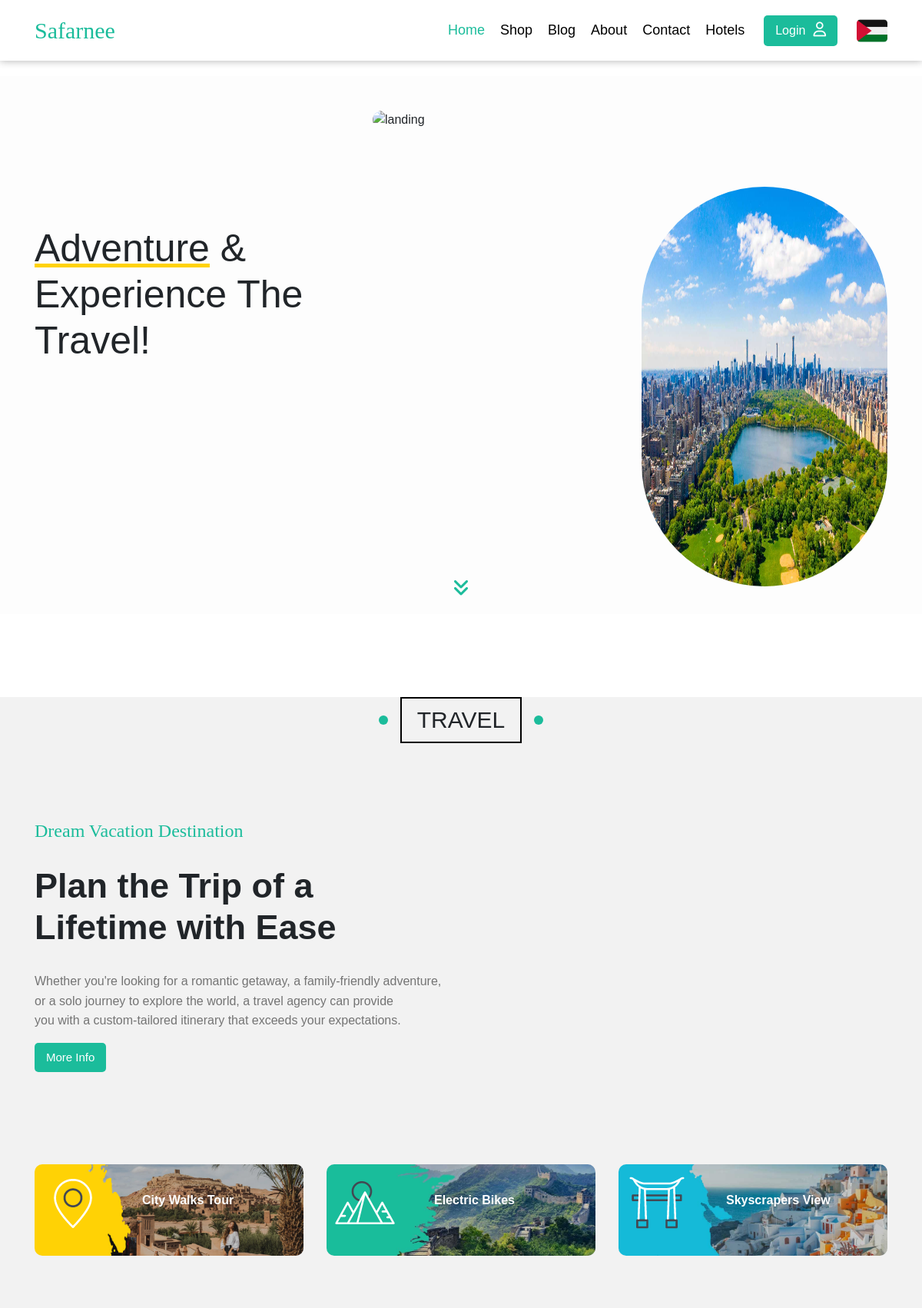
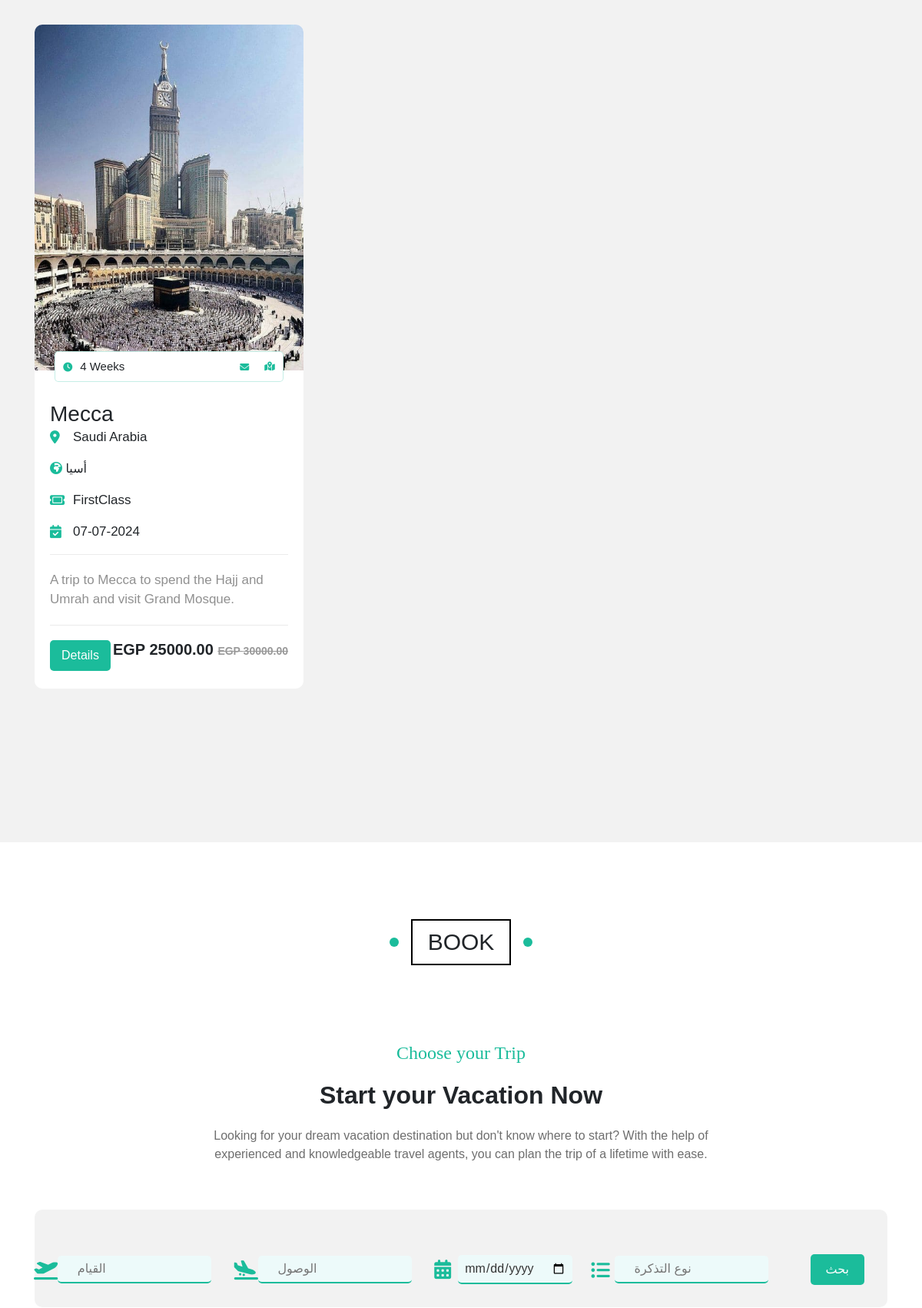
The page / (upper part) on the database its author committed (2 pictures, top to bottom).
### home/models.py (models this page shows, shortened)
class Place(models.Model):
    city = models.CharField(max_length=30)
    continent = models.CharField(max_length=30,choices=continent)
    country = models.CharField(max_length=30)
    image = models.ImageField(upload_to=image_upload)
    description = models.TextField()
    price = models.DecimalField(max_digits=8, decimal_places=2)
    discount=models.DecimalField(max_digits=8, decimal_places=2)
    period=models.CharField(max_length=30,choices=period)
    duration=models.IntegerField(null=True,blank=True)
    source=models.CharField( max_length=50,choices=source)
    date=models.DateField(auto_now=False, auto_now_add=False)
    flight_class=models.CharField(max_length=50,choices=flight_class)
    slug=models.SlugField(blank=True,null=True)

### home/views.py (the view)
# urls.py: path('',views.home,name='home'),
def home(request):
    continent = request.GET.get('continent')
    places = Place.objects.all()
    hotels = Hotel.objects.all()
    countries = Place.objects.values('country').distinct()
    continents = Continent.objects.all()
    if continent:
        places = places.filter(continent=continent)
        return render(request, 'shop.html', {'places': places})
    else:
        return render(request, 'home/index.html', {'places': places, 'countries': countries, 'continents': continents,'hotels':hotels})

### home/templates/home/index.html (shortened to what this page needs)
{% extends 'base.html' %}
{% load bootstrap4 %}
{% load static %}
  {% block content %}
    <div class="landing">
      <div class="img_bg">
        <div class="container">
          <div class="text">
            <h1><span>Adventure</span> & Experience The Travel!</h1>
          </div>
          <div class="image img-up">
            <img src="{% static 'images/land-1.jpeg' %}" alt="landing" />
          </div>
          <div class="image img-down">
            <img src="{% static 'images/land-3.jpeg' %}" alt="landing" />
          </div>
          <a href="#travel" class="go-down" title="go-down">
            <i class="fa-solid fa-angles-down fa-xl"></i>
          </a>
        </div>
      </div>
    </div>
    <div class="travel" id="travel">
      <h2 class="main-title">travel</h2>
      <div class="container">
        <div class="textures">
          <div class="text">
            <h4>Dream Vacation Destination</h4>
            <h1>Plan the Trip of a Lifetime with Ease</h1>
            <p>
              Whether you're looking for a romantic getaway, a family-friendly
              adventure, or a solo journey to explore the world, a travel agency
              can provide you with a custom-tailored itinerary that exceeds your
              expectations.
            </p>
            <a href="{% url "about" %}" class="btn">More Info</a>
          </div>
        </div>
        <div class="box">
          <div class="banner">
            <img src="{% static './images/c-icon-visual-01.gif' %}" class="gif" alt="" />
            <p>City Walks Tour</p>
            <img src="{% static './images/d-banner-01.jpeg' %}" alt="banner-1" />
          </div>
          <div class="banner">
            <img src="{% static './images/c-icon-visual-02.gif' %}" class="gif" alt="" />
            <p>Electric Bikes</p>
            <img src="{% static './images/d-banner-02.jpeg' %}" alt="banner-2" />
          </div>
          <div class="banner">
            <img src="{% static './images/c-icon-visual-03.gif' %}" class="gif" alt="" />
            <p>Skyscrapers View</p>
            <img src="{% static './images/d-banner-03.jpeg' %}" alt="banner-3" />
          </div>
        </div>
        <div class="box">
          {% for place in places %}
          {% if place.id < 4 %}
          <div class="package box-1">
            <a href="{% url 'detail' slug=place.slug %}">
            <div class="image">
              <img src="{{place.image.url}}" alt="" />
            </div>
          </a>
            <div class="time">
              <i class="fa-sharp fa-solid fa-clock fa-xs"></i>
              <span>{{place.duration}} {{place.period}}</span>
              <i
                class="fa-solid fa-envelope fa-xs"
                onClick="showFormRequest()"
              ></i>
              <a href="#" title="map"
                ><i class="fa-solid fa-map-location-dot fa-xs"></i
              ></a>
            </div>
            <div class="text">
              <h3>{{place.city}}</h3>
              <p class="location">{{place.country}}</p>
               <p><i class="fa-solid fa-earth-africa" style="color: var(--main-color)"></i> {{place.continent}}</p>
               <p class="ticket" title="Ticket">{{place.flight_class}}</p>
               <p class="calendar" title="Take-off time">{{place.date|date:"d-m-Y"}}</p>
              <p class="description">
                {{place.description}}
              </p>
              <div class="price">
                <a href="{% url 'detail' slug=place.slug %}">
                <button class="btn">Details</button>
              </a>
                <p>EGP {{place.price}} <span>EGP {{place.discount}}</span></p>
              </div>
            </div>
          </div>
          {% endif %}
          {% endfor %}
        </div>
      </div>
    </div>
    <div class="book" id="book">
      <h2 class="main-title">Book</h2>
      <div class="container">
        <h4>Choose your Trip</h4>
        <h1>Start your Vacation Now</h1>
        <p>
          Looking for your dream vacation destination but don't know where to
          start? With the help of experienced and knowledgeable travel agents,
          you can plan the trip of a lifetime with ease.
        </p>
      <div class="search">
        <form action="{% url 'search_flights' %}" method="POST">
          <div class="source">
              <i class="fa-solid fa-plane-departure"></i>
              <input list="source" name="source" placeholder="    القيام"  />
          </div>
          <div class="dest">
            <i class="fa-solid fa-plane-arrival"></i>
            <input list="destination" name="destination" placeholder="    الوصول" required />
          </div>
          <div class="date">
              <i class=" fa-solid fa-calendar-days"></i>
              <input id="date" type="date" tooltip="Today" from="today" name="date"  />
          </div>
          <div class="class">
              <i class="fa-solid fa-list-ul"></i>
              <input list="economicClass" name="class" placeholder="    نوع التذكرة"  />
          </div>
          <button type="submit" class="btn">بحث</button>
      </form>
        </div>
      </div>
    </div>
   {% endblock content %}

### home/templates/home/index.html (style rules this page uses)
.travel .box .package .time { position: relative; display: flex; align-items: center; margin: auto; height: 40px; width: max-content; background-color: #fff; border: #1bbc9c40 1px solid; bottom: 25px; border-radius: var(--br-5); }
.travel .box .package .time span { font-size: 15px; margin-right: 140px; }
.travel .box .package .time i { color : var(--main-color); padding: 0 10px; }
.travel .box .package .text { padding: 0 20px 20px; position: relative; }
.travel .box .package .text h3 { margin: 0; }
.travel .box .package .text .location, .travel .box .package .text .continent, .travel .box .package .text .ticket, .travel .box .package .text .calendar { padding-left: 30px; font-size: 17px; user-select: none; }
.travel .box .package .text .location::before, .travel .box .package .text .continent::before, .travel .box .package .text .ticket::before, .travel .box .package .text .calendar::before { left: 20px; }
.travel .box .package .text .description { border-top: 1px solid #ebebeb; border-bottom: 1px solid #ebebeb; padding: 20px 0; font-size: 17px; color: var(--clr909090); }
.travel .box .package .price { display: flex; align-items: center; justify-content: space-between; }
.travel .box .package .price p { font-weight: bold; font-size: 20px; }
.travel .box .package .price p span { text-decoration: line-through; font-size: 14px; color: #999; }

### rows shown on the page
Place: image (picture), duration "4", period "Weeks", city "Mecca", country "Saudi Arabia", continent "أسيا", flight_class "FirstClass", date "07-07-2024", description "A trip to Mecca to spend the Hajj and Umrah and visit Grand Mosque.", price "25000.00", discount "30000.00"
